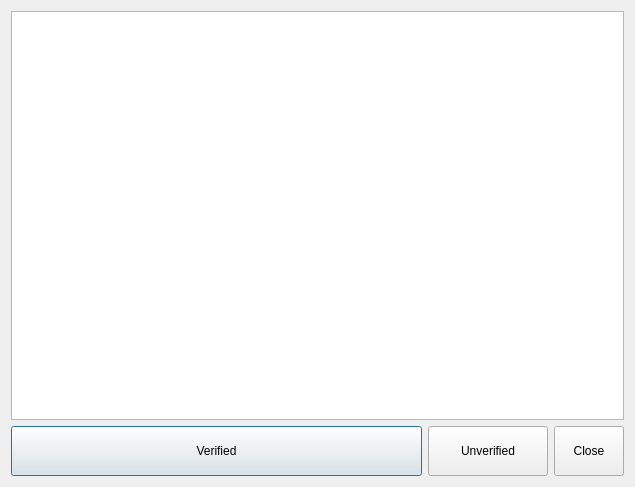
<?xml version="1.0" encoding="UTF-8"?>
<ui version="4.0">
 <class>CheckList</class>
 <widget class="QDialog" name="CheckList">
  <property name="windowModality">
   <enum>Qt::NonModal</enum>
  </property>
  <property name="geometry">
   <rect>
    <x>0</x>
    <y>0</y>
    <width>635</width>
    <height>487</height>
   </rect>
  </property>
  <property name="windowTitle">
   <string>Pre flight checklist</string>
  </property>
  <layout class="QGridLayout" name="gridLayout_2">
   <item row="0" column="0">
    <layout class="QGridLayout" name="gridLayout">
     <item row="0" column="0">
      <widget class="QListWidget" name="CheckListWidget">
       <property name="baseSize">
        <size>
         <width>0</width>
         <height>0</height>
        </size>
       </property>
       <property name="font">
        <font>
         <pointsize>13</pointsize>
        </font>
       </property>
       <property name="autoFillBackground">
        <bool>true</bool>
       </property>
       <property name="frameShape">
        <enum>QFrame::StyledPanel</enum>
       </property>
       <property name="editTriggers">
        <set>QAbstractItemView::NoEditTriggers</set>
       </property>
       <property name="showDropIndicator" stdset="0">
        <bool>false</bool>
       </property>
       <property name="dragDropMode">
        <enum>QAbstractItemView::DragOnly</enum>
       </property>
       <property name="alternatingRowColors">
        <bool>false</bool>
       </property>
       <property name="movement">
        <enum>QListView::Snap</enum>
       </property>
       <property name="selectionRectVisible">
        <bool>false</bool>
       </property>
      </widget>
     </item>
    </layout>
   </item>
   <item row="1" column="0">
    <layout class="QHBoxLayout" name="horizontalLayout">
     <item>
      <widget class="QPushButton" name="VerifiedItemPushButton">
       <property name="minimumSize">
        <size>
         <width>0</width>
         <height>50</height>
        </size>
       </property>
       <property name="maximumSize">
        <size>
         <width>16777215</width>
         <height>50</height>
        </size>
       </property>
       <property name="text">
        <string>Verified</string>
       </property>
      </widget>
     </item>
     <item>
      <widget class="QPushButton" name="SkipItemPushButton">
       <property name="maximumSize">
        <size>
         <width>120</width>
         <height>50</height>
        </size>
       </property>
       <property name="text">
        <string>Unverified</string>
       </property>
      </widget>
     </item>
     <item>
      <widget class="QPushButton" name="ClosePushButton">
       <property name="maximumSize">
        <size>
         <width>70</width>
         <height>50</height>
        </size>
       </property>
       <property name="text">
        <string>Close</string>
       </property>
      </widget>
     </item>
    </layout>
   </item>
  </layout>
  <zorder></zorder>
  <zorder></zorder>
 </widget>
 <resources/>
 <connections/>
</ui>
